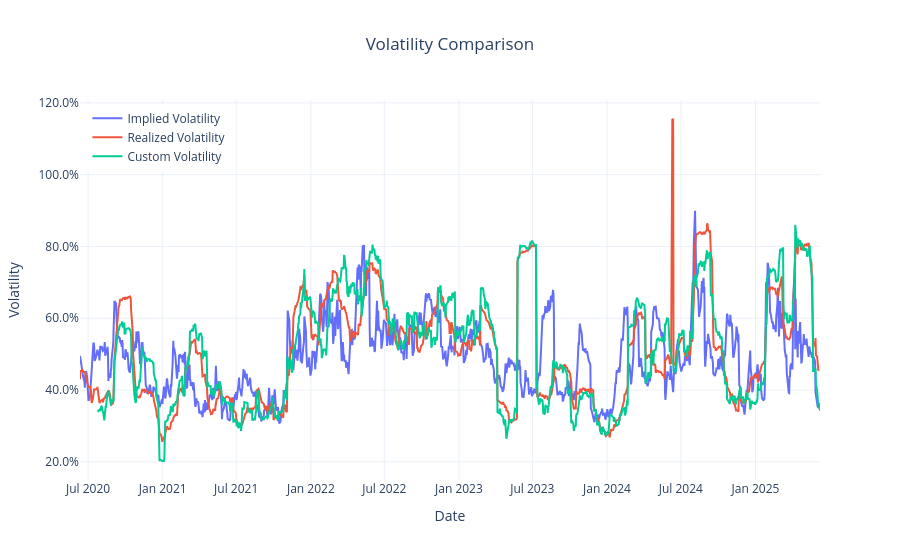

This figure's notebook cell:
### Markdown cell above
### Comparing Different Volatility Measures NVDA Returns 2020 - 2025

### Code cell
import pandas as pd
import plotly.graph_objects as go
from plotly.subplots import make_subplots
import numpy as np
# Read the CSV files
implied_vol = pd.read_csv('implied_volatility_5y.csv')
realized_vol = pd.read_csv('realized_volatility_5y.csv')
custom_vol = pd.read_csv('custom_volatility_5y.csv')

# Convert date columns to datetime
implied_vol['date'] = pd.to_datetime(implied_vol['date'])
realized_vol['date'] = pd.to_datetime(realized_vol['date'])
custom_vol['date'] = pd.to_datetime(custom_vol['date'])

# Create figure
fig = go.Figure()

# Add traces for all volatility lines
fig.add_trace(
    go.Scatter(
        x=implied_vol['date'],
        y=implied_vol['Implied Volatility']*np.sqrt(252),
        name='Implied Volatility',
        line=dict(width=2)
    )
)

fig.add_trace(
    go.Scatter(
        x=realized_vol['date'],
        y=realized_vol['Realized Volatility']*np.sqrt(252),
        name='Realized Volatility',
        line=dict(width=2)
    )
)

fig.add_trace(
    go.Scatter(
        x=custom_vol['date'],
        y=custom_vol['Custom Volatility'],
        name='Custom Volatility',
        line=dict(width=2)
    )
)

# Update layout
fig.update_layout(
    title='Volatility Comparison',
    title_x=0.5,
    xaxis_title='Date',
    yaxis_title='Volatility',
    yaxis_tickformat='.1%',
    hovermode='x unified',
    legend=dict(
        yanchor="top",
        y=0.99,
        xanchor="left",
        x=0.01
    ),
    template='plotly_white'
)

# Show the plot
fig.show()

### Figure 1 — Plotly figure (JSON) as saved in the notebook; plotly's stock layout.template omitted (floating-point values rounded to 4 significant figures; data arrays with more than 128 entries replaced by an {"elided": "..."} marker saying what was removed)
{"data": [{"line": {"width": 2}, "name": "Implied Volatility", "type": "scatter", "x": {"elided": "1255 str values"}, "y": {"elided": "1255 float values"}}, {"line": {"width": 2}, "name": "Realized Volatility", "type": "scatter", "x": {"elided": "1254 str values"}, "y": {"elided": "1254 float values"}}, {"line": {"width": 2}, "name": "Custom Volatility", "type": "scatter", "x": {"elided": "1255 str values"}, "y": {"elided": "1255 float values"}}], "layout": {"hovermode": "x unified", "legend": {"x": 0.01, "xanchor": "left", "y": 0.99, "yanchor": "top"}, "title": {"text": "Volatility Comparison", "x": 0.5}, "xaxis": {"title": {"text": "Date"}}, "yaxis": {"tickformat": ".1%", "title": {"text": "Volatility"}}}}
